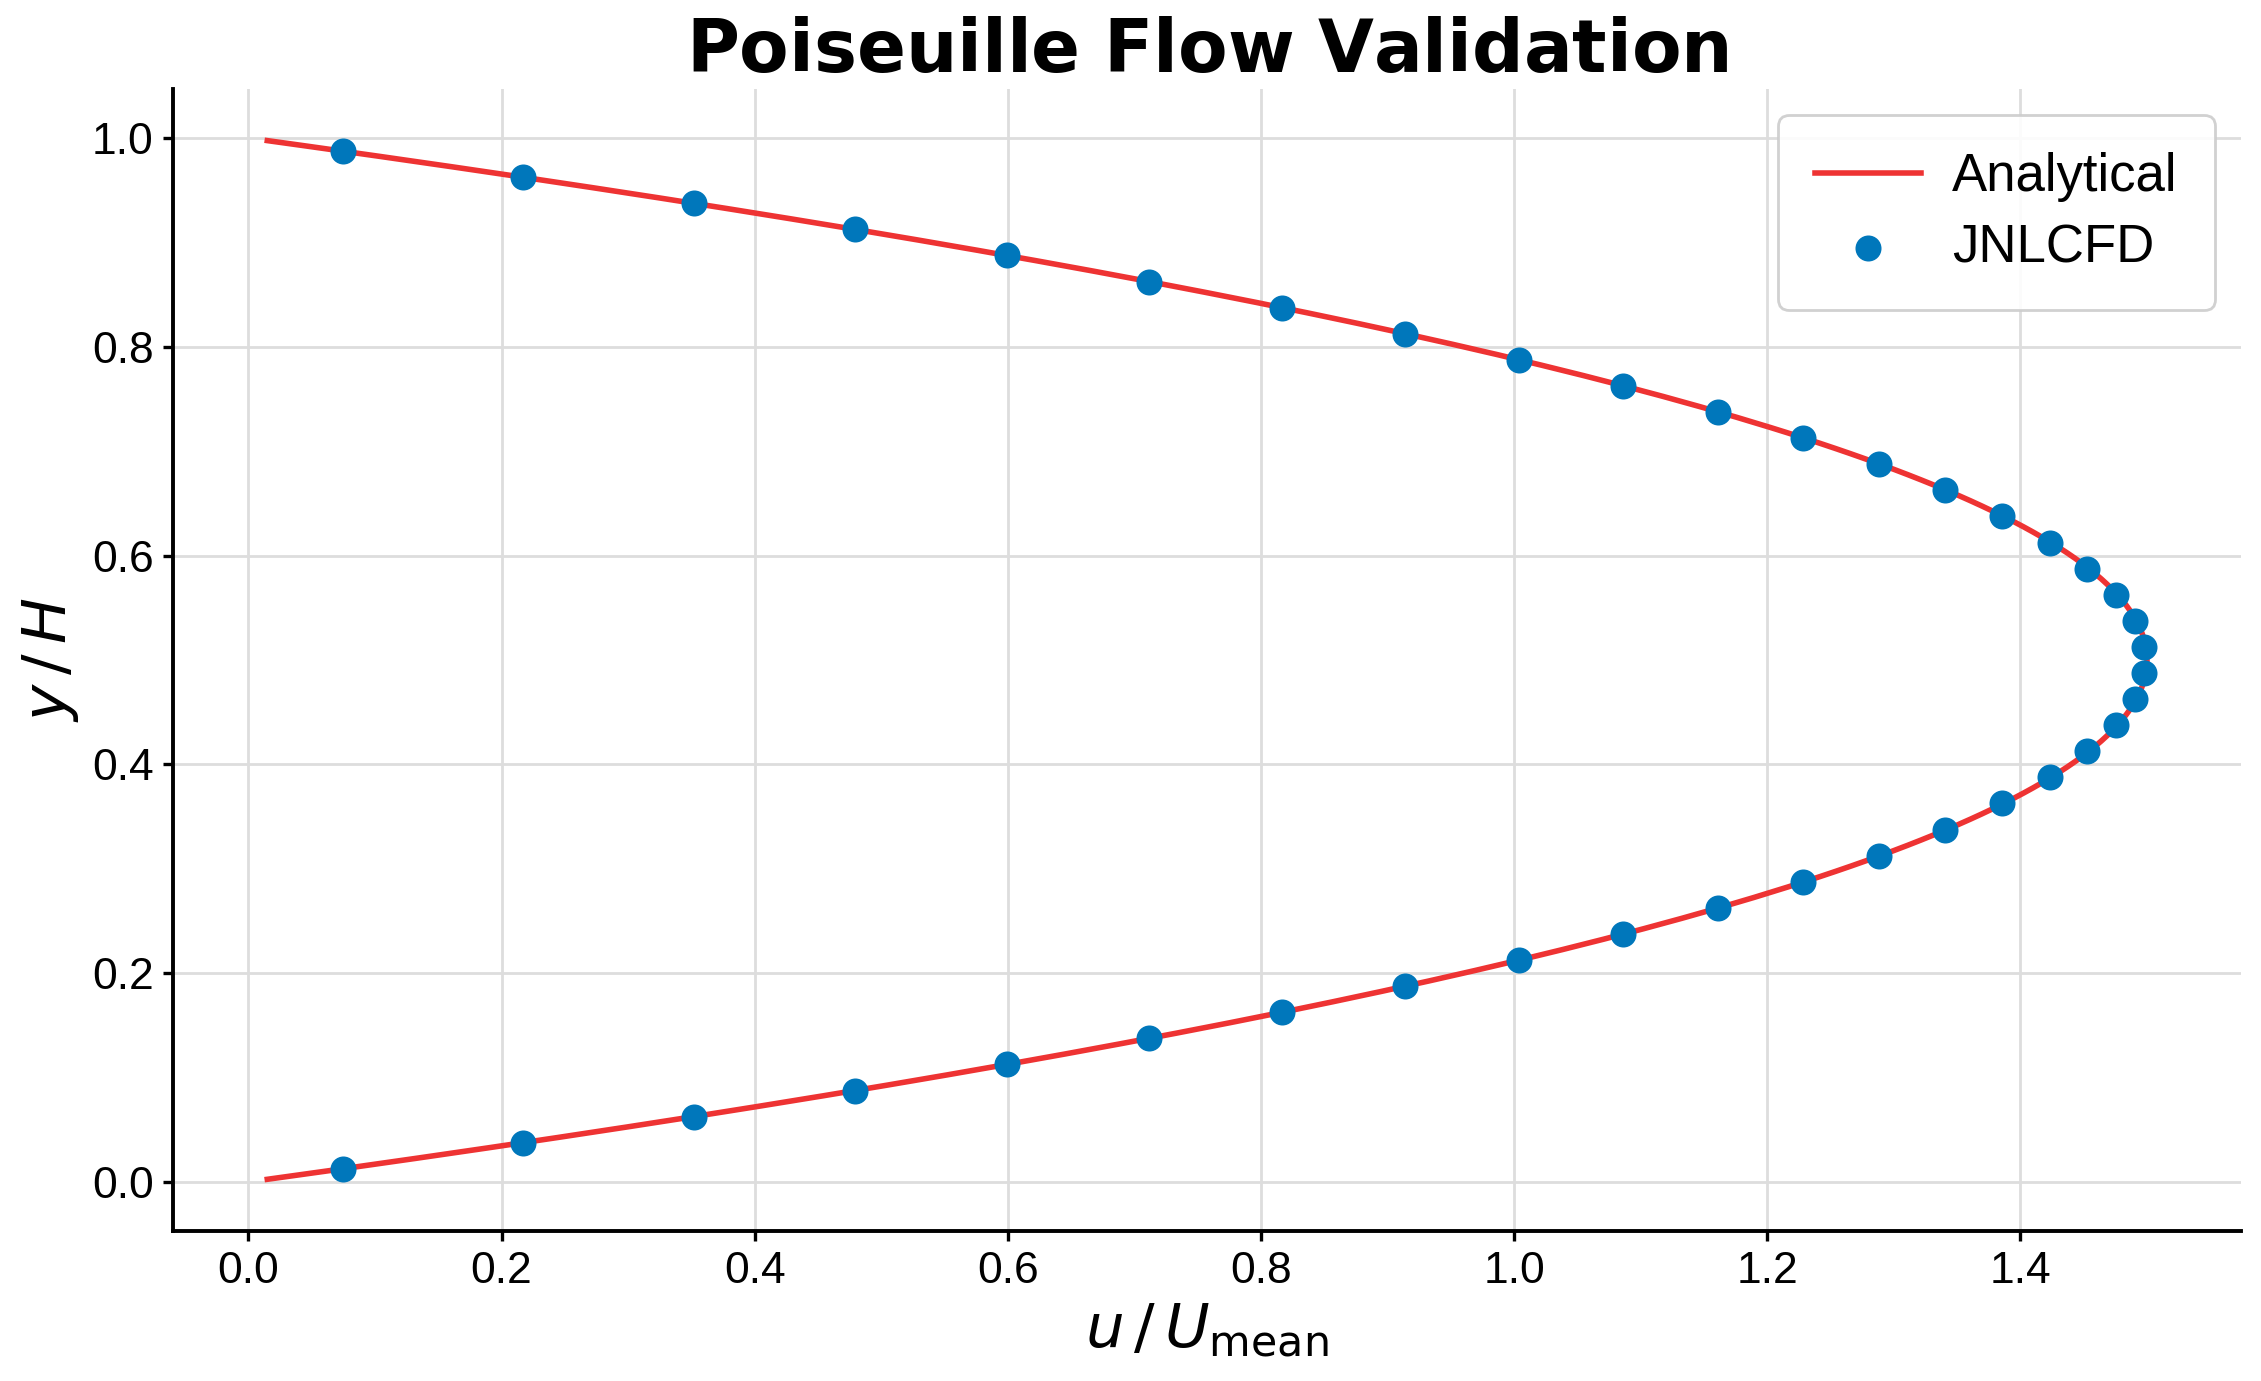

Generate this figure with Python:
#!/usr/bin/env python3
"""
Poiseuille flow validation — analytical vs numerical velocity profile.

Reads:
  poiseuille_comparison.csv

Expected columns:
  x_Numerical,y_Numerical,x_Analytical,y_Analytical

Writes:
  poiseuille_comparison.pdf
  poiseuille_comparison.png
"""

import csv
import os
import matplotlib.pyplot as plt
import matplotlib as mpl

BLUE = "#0077bb"
RED = "#ee3333"

mpl.rcParams.update(
    {
        "font.family": "sans-serif",
        "font.sans-serif": ["Liberation Sans", "DejaVu Sans"],
        "font.size": 18,
        "mathtext.fontset": "dejavusans",
        "axes.linewidth": 1.4,
        "axes.titlesize": 26,
        "axes.labelsize": 22,
        "xtick.direction": "out",
        "ytick.direction": "out",
        "xtick.major.width": 1.2,
        "ytick.major.width": 1.2,
        "xtick.labelsize": 16,
        "ytick.labelsize": 16,
        "legend.fontsize": 19,
    }
)


def try_float(value):
    try:
        return float(value)
    except (TypeError, ValueError):
        return None


def read_comparison(path):
    x_num, y_num = [], []
    x_ana, y_ana = [], []

    with open(path, newline="") as f:
        reader = csv.DictReader(f)

        for row in reader:
            xn = try_float(row.get("x_Numerical", ""))
            yn = try_float(row.get("y_Numerical", ""))
            if xn is not None and yn is not None:
                x_num.append(xn)
                y_num.append(yn)

            xa = try_float(row.get("x_Analytical", ""))
            ya = try_float(row.get("y_Analytical", ""))
            if xa is not None and ya is not None:
                x_ana.append(xa)
                y_ana.append(ya)

    return x_num, y_num, x_ana, y_ana


def plot_comparison(path="poiseuille_comparison.csv"):
    if not os.path.exists(path):
        print(f"Skipping {path} (not found)")
        return

    x_num, y_num, x_ana, y_ana = read_comparison(path)

    fig, ax = plt.subplots(figsize=(11.66, 7.28))

    ax.plot(
        x_ana,
        y_ana,
        color=RED,
        lw=2.0,
        zorder=4,
        label="Analytical",
    )

    ax.scatter(
        x_num,
        y_num,
        color=BLUE,
        s=70,
        zorder=5,
        label="JNLCFD",
    )

    ax.set_xlabel(r"$u \,/\, U_\mathrm{mean}$")
    ax.set_ylabel(r"$y \,/\, H$")
    ax.set_title(r"$\bf{Poiseuille\ Flow\ Validation}$")

    ax.legend(
        loc="upper right",
        framealpha=0.9,
        edgecolor="#cccccc",
        handletextpad=0.6,
        borderpad=0.7,
        labelspacing=0.4,
    )

    ax.grid(True, color="#dddddd", linewidth=1.0, zorder=0)
    ax.spines["top"].set_visible(False)
    ax.spines["right"].set_visible(False)

    out_stem = os.path.splitext(path)[0]

    plt.tight_layout()
    plt.savefig(out_stem + ".pdf", bbox_inches="tight")
    plt.savefig(out_stem + ".png", dpi=200, bbox_inches="tight")
    plt.close(fig)

    print(f"Saved {out_stem}.pdf / .png")


plot_comparison()
